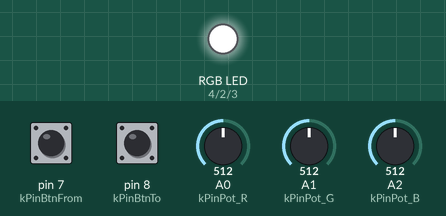
This sketch was run on a simulated Arduino Uno, built with avr-gcc and run on an emulated ATmega328P. Shown: an RGB LED mixed from three pins (HIGH = lit). Dashed ring = blinking. The test bench sets the inputs (shaded band); at power-on: pin 8 (kPinBtnTo) HIGH, pin 7 (kPinBtnFrom) HIGH, A0 (kPinPot_R) = 512, A1 (kPinPot_G) = 512, A2 (kPinPot_B) = 512.

Above: at 1.2 s.
1.3 s: pin 8 (kPinBtnTo) pulled LOW for 0.15 s
At 2.5 s:
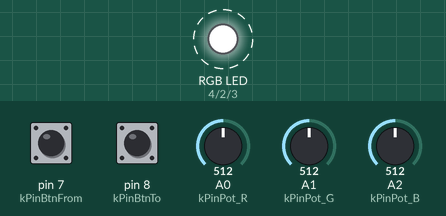
4.4 s: pin 7 (kPinBtnFrom) pulled LOW for 0.15 s
At 5.1 s:
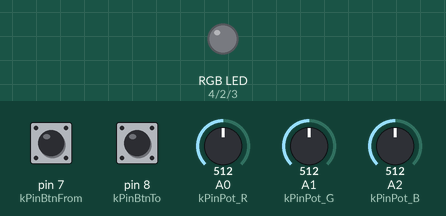
Timing chart, 0 to 7.4 s (numbered marks = the images above; inputs shaded):
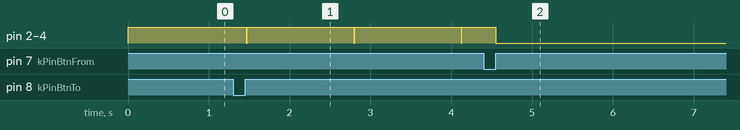

The sketch:

3_3_sketch.ino
```cpp
/*
    13518146 - Naufal Prima Yoriko
    EXERCISE 3.3 RGB button with 'from' and 'to' color to store val,
                and when neither pressed LED will change from 'from'
                to 'to' range, vice-versa
*/

const int kPinPot_R = A0;
const int kPinPot_G = A1;
const int kPinPot_B = A2;

const int kPinLed_R = 4;
const int kPinLed_G = 2;
const int kPinLed_B = 3;

const int kPinBtnFrom = 7;
const int kPinBtnTo = 8;

int from_R = 0;
int from_G = 0;
int from_B = 0;
int to_R = 255;
int to_G = 255;
int to_B = 255;

int now = 0;
int change = 1;

void setup(){
    pinMode(kPinLed_R, OUTPUT);
    pinMode(kPinLed_G, OUTPUT);
    pinMode(kPinLed_B, OUTPUT);
    pinMode(kPinBtnFrom, INPUT);
    pinMode(kPinBtnTo, INPUT);

    digitalWrite(kPinBtnFrom, HIGH);
    digitalWrite(kPinBtnTo, HIGH);

}

void loop(){
    if(digitalRead(kPinBtnFrom) == LOW){
        from_R = analogRead(kPinPot_R);
        from_G = analogRead(kPinPot_G);
        from_B = analogRead(kPinPot_B);
    } else if(digitalRead(kPinBtnTo) == LOW){
        to_R = analogRead(kPinPot_R);
        to_G = analogRead(kPinPot_G);
        to_B = analogRead(kPinPot_B);
    } else {
        now += change;
        if(now > 255){
            now = 255;
            change = -1;
        } else if (now < 0){
            now = 0;
            change = 1;
        }

        int ledValue = map(now, 0, 255, from_R, to_R);
        digitalWrite(kPinLed_R, ledValue);

        ledValue = map(now, 0, 255, from_G, to_G);
        digitalWrite(kPinLed_G, ledValue);

        ledValue = map(now, 0, 255, from_B, to_B);
        digitalWrite(kPinLed_B, ledValue);

        delay(5);
    }
}
```
